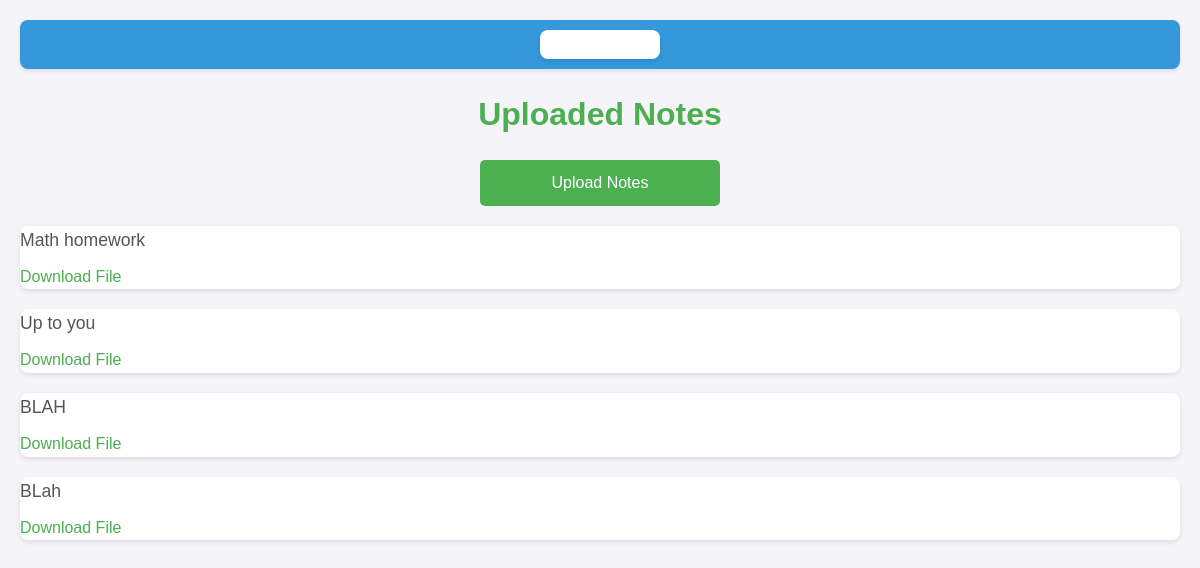
Before: /upload-notes/ with the older database file.
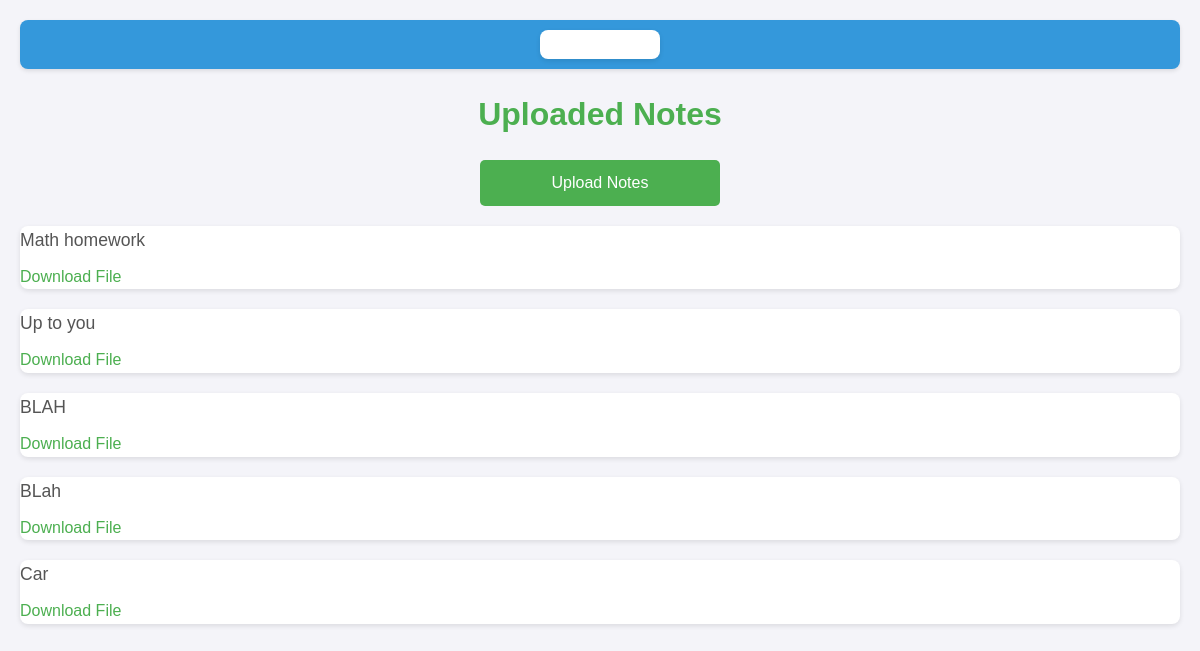
After: the same page with the newer database file.
### upload_notes/models.py (models this page shows, shortened)
class UploadNote(models.Model):
    title = models.CharField(max_length=100)
    description = models.CharField(max_length=255)
    file = models.FileField(upload_to='uploads/')

### upload_notes/views.py (the view)
# urls.py: path('', views.upload_notes_list, name='upload_notes_list'),
def upload_notes_list(request):
    notes = UploadNote.objects.all()
    return render(request, 'upload_notes/upload_notes_list.html', {'notes': notes})

### upload_notes/templates/upload_notes/upload_notes_list.html (shortened to what this page needs)
<!DOCTYPE html>
<html lang="en">
<head>
</head>
<body>
    <nav>
        <ul>
            <li><a href="{% url 'homepage' %}">Homepage</a></li>
        </ul>
    </nav>
    <h1>Uploaded Notes</h1>
    <a href="{% url 'upload_notes_create' %}" class="button">Upload Notes</a>
    <ul>
        {% for note in notes %}
            <li>
                <p>{{ note.description }}</p>
                <a href="{{ note.file.url }}" target="_blank">Download File</a>
            </li>
        {% empty %}
            <p class="empty-message">No uploaded notes found.</p>
        {% endfor %}
    </ul>
</body>
</html>

### upload_notes/templates/upload_notes/upload_notes_list.html (style rules this page uses)
body, h1, p, ul, nav, ul li { margin: 0; padding: 0; box-sizing: border-box; }
body { font-family: Arial, sans-serif; background-color: #f4f4f9; color: #333; line-height: 1.6; padding: 20px; }
h1 { text-align: center; color: #4CAF50; margin-bottom: 20px; }
ul { list-style-type: none; }
li { background-color: #fff; padding: 15px; margin: 10px 0; border-radius: 8px; box-shadow: 0 2px 5px rgba(0, 0, 0, 0.1); }
li p { font-size: 1.1em; margin-bottom: 10px; color: #555; }
.button { display: inline-block; padding: 10px 20px; background-color: #4CAF50; color: white; text-align: center; text-decoration: none; border-radius: 5px; margin: 20px auto; display: block; width: 200px; }
a { color: #4CAF50; text-decoration: none; }
nav { background-color: #3498db; padding: 10px 20px; margin-bottom: 20px; border-radius: 8px; box-shadow: 0 2px 4px rgba(0, 0, 0, 0.1); }
nav ul { display: flex; justify-content: center; list-style-type: none; }
nav ul li { margin: 0 15px; }
nav ul li a { text-decoration: none; color: white; font-size: 18px; padding: 8px 16px; border-radius: 5px; transition: background-color 0.3s ease; }

Changed rows visible on the page:
added UploadNote: description "Car"
